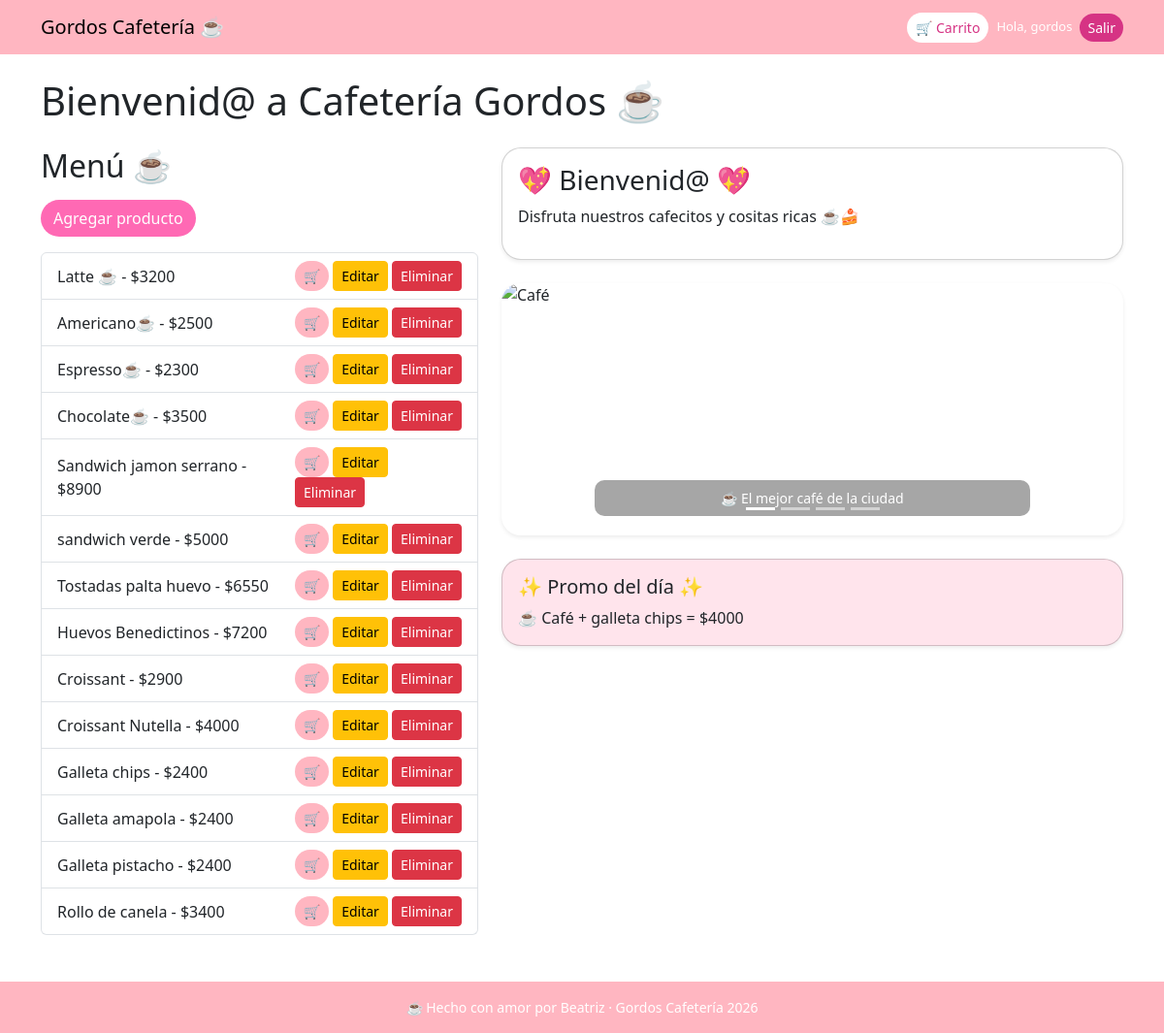
The app's page / (signed in) with its own data.
### products/models.py (models this page shows, shortened)
class Producto(models.Model):
    nombre = models.CharField(max_length=100)
    precio = models.IntegerField()

### products/views.py (the view)
# urls.py: path('', home, name='home'),
def home(request):
    productos = Producto.objects.all()
    return render(request, 'home.html', {'productos': productos})

### templates/home.html (shortened to what this page needs)
{% extends 'base.html' %}
{% load static %}
{% block content %}
<h1 class="mb-4">Bienvenid@ a Cafetería Gordos ☕</h1>
<div class="row">
    <div class="col-md-5">
        <h2 class="mb-3">Menú ☕</h2>
        {% if user.is_authenticated and user.is_staff %}
        <a href="/products/create/"
           class="btn mb-3"
           style="background-color: #ff69b4; color: white; border-radius: 20px;">
            Agregar producto
        </a>
        {% endif %}
        <ul class="list-group">
            {% for producto in productos %}
                <li class="list-group-item d-flex justify-content-between align-items-center">
                    <span>{{ producto.nombre }} - ${{ producto.precio }}</span>
                    <div>
                        <a href="{% url 'add_to_cart' producto.id %}"
                           class="btn btn-sm"
                           style="background-color: #ffb6c1; color: white; border-radius: 20px;">
                            🛒
                        </a>
                        {% if user.is_authenticated and user.is_staff %}
                            <a href="/products/edit/{{ producto.id }}/" class="btn btn-warning btn-sm">Editar</a>
                            <a href="/products/delete/{{ producto.id }}/" class="btn btn-danger btn-sm">Eliminar</a>
                        {% endif %}
                    </div>
                </li>
            {% empty %}
                <li class="list-group-item">No hay productos aún</li>
            {% endfor %}
        </ul>
    </div>
    <div class="col-md-7">
        <div class="card mb-4 shadow-sm" style="border-radius: 20px;">
            <div class="card-body">
                <h3>💖 Bienvenid@ 💖</h3>
                <p>Disfruta nuestros cafecitos y cositas ricas ☕🍰</p>
            </div>
        </div>
        <div id="cafeteriaCarousel" class="carousel slide mb-4 shadow-sm"
             data-bs-ride="carousel" style="border-radius: 20px; overflow: hidden;">
            <div class="carousel-indicators">
                <button type="button" data-bs-target="#cafeteriaCarousel" data-bs-slide-to="0" class="active"></button>
                <button type="button" data-bs-target="#cafeteriaCarousel" data-bs-slide-to="1"></button>
                <button type="button" data-bs-target="#cafeteriaCarousel" data-bs-slide-to="2"></button>
                <button type="button" data-bs-target="#cafeteriaCarousel" data-bs-slide-to="3"></button>
            </div>
            <div class="carousel-inner">
                <div class="carousel-item active">
                    <img src="https://images.unsplash.com/photo-1509042239860-f550ce710b93?w=800&q=80"
                         class="d-block w-100" alt="Café"
                         style="height: 260px; object-fit: cover;">
                    <div class="carousel-caption d-none d-md-block"
                         style="background: rgba(0,0,0,0.35); border-radius: 10px; padding: 8px 14px;">
                        <p class="mb-0" style="font-size: 14px;">☕ El mejor café de la ciudad</p>
                    </div>
                </div>
            </div>
            <button class="carousel-control-prev" type="button" data-bs-target="#cafeteriaCarousel" data-bs-slide="prev">
                <span class="carousel-control-prev-icon"></span>
            </button>
            <button class="carousel-control-next" type="button" data-bs-target="#cafeteriaCarousel" data-bs-slide="next">
                <span class="carousel-control-next-icon"></span>
            </button>
        </div>
        <div class="card p-3 shadow-sm"
             style="background-color: #ffe4ec; border-radius: 20px;">
            <h5>✨ Promo del día ✨</h5>
            <p class="mb-0">☕ Café + galleta chips = $4000</p>
        </div>
    </div>
</div>
{% endblock %}

### templates/base.html (shortened to what this page needs)
<!DOCTYPE html>
<html lang="es">
<head>
    <link href="https://cdn.jsdelivr.net/npm/bootstrap@5.3.2/dist/css/bootstrap.min.css" rel="stylesheet">
</head>
<body>
<nav class="navbar" style="background-color: #ffb6c1;">
  <div class="container d-flex justify-content-between align-items-center">
    <a class="navbar-brand" href="{% url 'home' %}">Gordos Cafetería ☕</a>
    <div class="d-flex gap-2 align-items-center">
      <a href="{% url 'view_cart' %}" class="btn btn-sm"
         style="background-color:#fff;color:#d63384;border-radius:20px;">
        🛒 Carrito
      </a>
      {% if user.is_authenticated %}
        <span class="text-white" style="font-size:13px;">Hola, {{ user.username }}</span>
<form method="post" action="{% url 'logout' %}" style="display:inline;">
  <button type="submit" class="btn btn-sm"
          style="background-color:#d63384;color:white;border-radius:20px;border:none;">
    Salir
  </button>
</form>
      {% else %}
        <a href="{% url 'login' %}" class="btn btn-sm"
           style="background-color:#d63384;color:white;border-radius:20px;">
          Iniciar sesión
        </a>
      {% endif %}
    </div>
  </div>
</nav>
<div class="container mt-4">
  {% block content %}
  {% endblock %}
</div>
<footer style="background-color: #ffb6c1; margin-top: 3rem; padding: 16px 0; text-align: center;">
    <p class="mb-0" style="color: white; font-size: 14px;">
        ☕ Hecho con amor por Beatriz · Gordos Cafetería 2026
    </p>
</footer>
</body>
</html>

### records on screen
Producto: nombre "Latte ☕", precio "3200"
Producto: nombre "Americano☕", precio "2500"
Producto: nombre "Espresso☕", precio "2300"
Producto: nombre "Chocolate☕", precio "3500"
Producto: nombre "Sandwich jamon serrano", precio "8900"
Producto: nombre "sandwich verde", precio "5000"
Producto: nombre "Tostadas palta huevo", precio "6550"
Producto: nombre "Huevos Benedictinos", precio "7200"
Producto: nombre "Croissant", precio "2900"
Producto: nombre "Croissant Nutella", precio "4000"
Producto: nombre "Galleta chips", precio "2400"
Producto: nombre "Galleta amapola", precio "2400"
Producto: nombre "Galleta pistacho", precio "2400"
Producto: nombre "Rollo de canela", precio "3400"

### other values on screen
{{ user.username }} "gordos"
